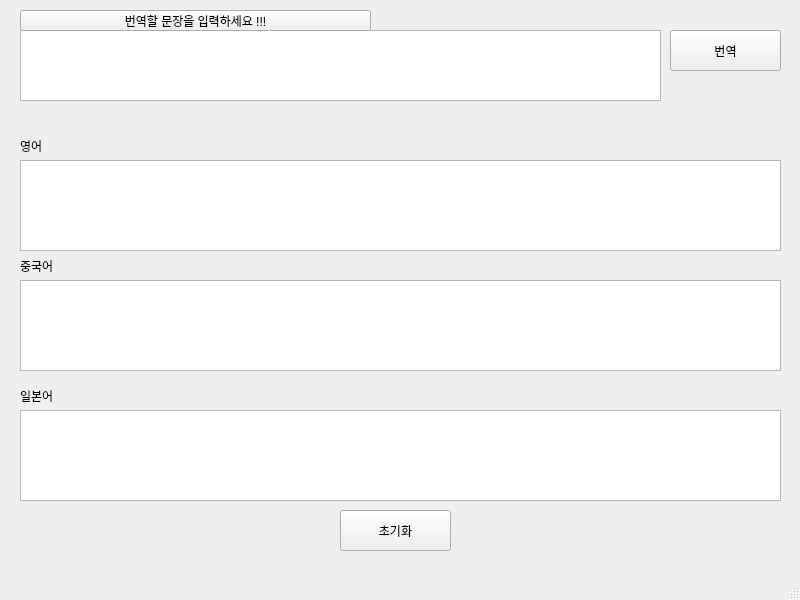
<?xml version="1.0" encoding="UTF-8"?>
<ui version="4.0">
 <class>MainWindow</class>
 <widget class="QMainWindow" name="MainWindow">
  <property name="geometry">
   <rect>
    <x>0</x>
    <y>0</y>
    <width>800</width>
    <height>600</height>
   </rect>
  </property>
  <property name="windowTitle">
   <string>MainWindow</string>
  </property>
  <widget class="QWidget" name="centralwidget">
   <widget class="QTextEdit" name="textEdit">
    <property name="geometry">
     <rect>
      <x>20</x>
      <y>30</y>
      <width>641</width>
      <height>71</height>
     </rect>
    </property>
   </widget>
   <widget class="QTextEdit" name="textEdit_2">
    <property name="geometry">
     <rect>
      <x>20</x>
      <y>160</y>
      <width>761</width>
      <height>91</height>
     </rect>
    </property>
   </widget>
   <widget class="QPushButton" name="pushButton">
    <property name="geometry">
     <rect>
      <x>670</x>
      <y>30</y>
      <width>111</width>
      <height>41</height>
     </rect>
    </property>
    <property name="text">
     <string>번역</string>
    </property>
   </widget>
   <widget class="QLabel" name="label">
    <property name="geometry">
     <rect>
      <x>20</x>
      <y>140</y>
      <width>56</width>
      <height>12</height>
     </rect>
    </property>
    <property name="text">
     <string>영어</string>
    </property>
   </widget>
   <widget class="QTextEdit" name="textEdit_3">
    <property name="geometry">
     <rect>
      <x>20</x>
      <y>280</y>
      <width>761</width>
      <height>91</height>
     </rect>
    </property>
   </widget>
   <widget class="QTextEdit" name="textEdit_4">
    <property name="geometry">
     <rect>
      <x>20</x>
      <y>410</y>
      <width>761</width>
      <height>91</height>
     </rect>
    </property>
   </widget>
   <widget class="QLabel" name="label_2">
    <property name="geometry">
     <rect>
      <x>20</x>
      <y>260</y>
      <width>56</width>
      <height>12</height>
     </rect>
    </property>
    <property name="text">
     <string>중국어</string>
    </property>
   </widget>
   <widget class="QLabel" name="label_3">
    <property name="geometry">
     <rect>
      <x>20</x>
      <y>390</y>
      <width>56</width>
      <height>12</height>
     </rect>
    </property>
    <property name="text">
     <string>일본어</string>
    </property>
   </widget>
   <widget class="QPushButton" name="pushButton_2">
    <property name="geometry">
     <rect>
      <x>340</x>
      <y>510</y>
      <width>111</width>
      <height>41</height>
     </rect>
    </property>
    <property name="text">
     <string>초기화</string>
    </property>
   </widget>
   <widget class="QPushButton" name="pushButton_3">
    <property name="geometry">
     <rect>
      <x>20</x>
      <y>10</y>
      <width>351</width>
      <height>21</height>
     </rect>
    </property>
    <property name="text">
     <string>번역할 문장을 입력하세요 !!!</string>
    </property>
   </widget>
  </widget>
  <widget class="QMenuBar" name="menubar">
   <property name="geometry">
    <rect>
     <x>0</x>
     <y>0</y>
     <width>800</width>
     <height>21</height>
    </rect>
   </property>
  </widget>
  <widget class="QStatusBar" name="statusbar"/>
 </widget>
 <resources/>
 <connections/>
</ui>
